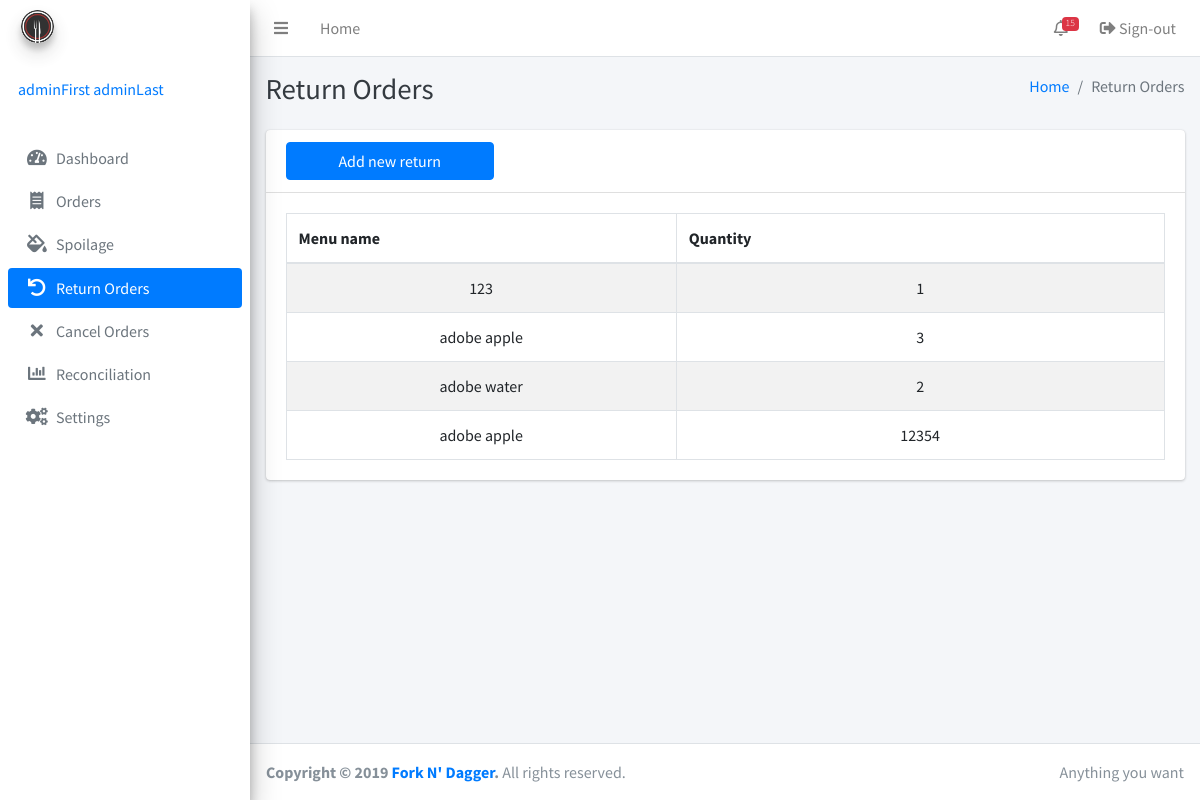
Page /returnorders.php (signed in) on the earlier database version.
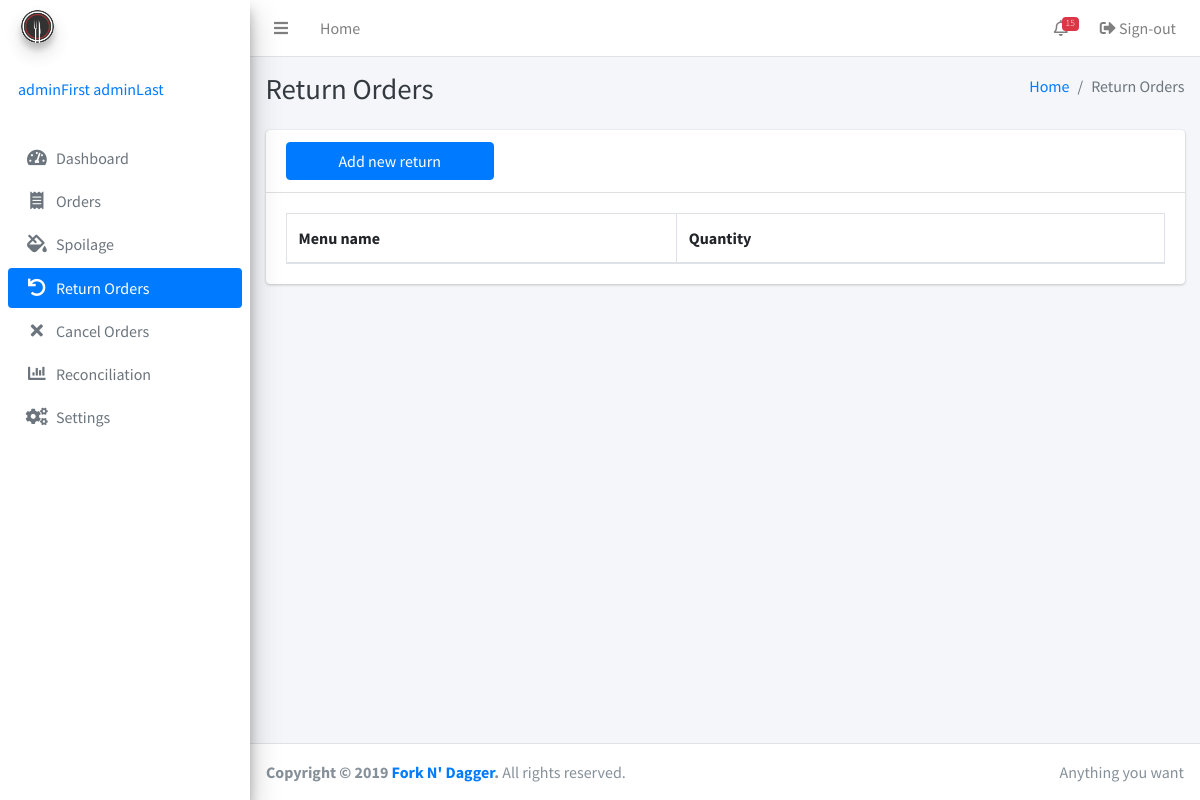
Same page on the later database version.
### tables this page shows
CREATE TABLE IF NOT EXISTS `returns` (
  `return_id` bigint(255) NOT NULL AUTO_INCREMENT,
  `inventory_id` bigint(255) DEFAULT NULL,
  `menu_id` bigint(255) DEFAULT NULL,
  `return_type` enum('spoilage','cancel','return') DEFAULT NULL,
  `return_date` timestamp(6) NULL DEFAULT NULL,
  `return_qty` bigint(255) DEFAULT NULL,
  `remarks` varchar(255) DEFAULT NULL,
  PRIMARY KEY (`return_id`)
);

CREATE TABLE IF NOT EXISTS `menu` (
  `id` bigint(255) NOT NULL AUTO_INCREMENT,
  `name` varchar(255) NOT NULL,
  `description` varchar(255) NOT NULL,
  `timestamp` timestamp(6) NOT NULL,
  `adminID` int(255) NOT NULL,
  PRIMARY KEY (`id`)
);

### returnorders.php (the view, shortened to what this page needs)
<?php include 'inc/session.php'; ?>
<?php include 'inc/header.php'; ?>
<body class="hold-transition sidebar-mini">
<div class="wrapper">
<?php
include 'inc/navbar.php'; ?>
  <div class="content-wrapper">
    <div class="content-header">
      <div class="container-fluid">
        <div class="row mb-2">
          <div class="col-sm-6">
            <h1 class="m-0 text-dark">Return Orders</h1>
          </div>
          <div class="col-sm-6">
            <ol class="breadcrumb float-sm-right">
              <li class="breadcrumb-item"><a href="#">Home</a></li>
              <li class="breadcrumb-item active">Return Orders</li>
            </ol>
          </div>
        </div>
      </div>
    </div>
    <div class="content">
      <div class="container-fluid">
        <div class="row">
          <div class="col-12">
            <div class="card">
              <div class="card-header">
                <div class="row">
                  <div class="col-3">
                  <button type="button" class="btn btn-block btn-primary" data-toggle="modal" data-target="#item">Add new return</button>
                  </div>
                </div>
              </div>
              <div class="card-body">
                <table class="table table-bordered table-striped display">
                  <thead>
                  <tr>
                    <th width="120">Menu name</th>
                    <th width="150">Quantity</th>
                  </tr>
                  </thead>
                  <tbody>
                  <?php
                  $getAllReturn = mysqli_query($conn, "SELECT * FROM forkndagger.returns
                  JOIN menu ON menu_id=menu.id
                  where return_type = 'return'");
                  while($row = mysqli_fetch_assoc($getAllReturn)) {
                  ?>
                    <tr align="center">
                      <td><?php echo $row['name']; ?></td>
                      <td><?php echo $row['return_qty']; ?></td>
                    </tr>
                  <?php
                  }
                  ?>
                  </tbody>
                </table>
              </div>
            </div>
          </div>
        </div>
      </div>
    </div>
  </div>
  <?php include 'inc/footer.php'; ?>
</div>
</body>
</html>

Differences in the rows shown:
removed returns: menu.name "123", return_qty "1"
removed returns: menu.name "adobe apple", return_qty "3"
removed returns: menu.name "adobe water", return_qty "2"
removed returns: menu.name "adobe apple", return_qty "12354"
